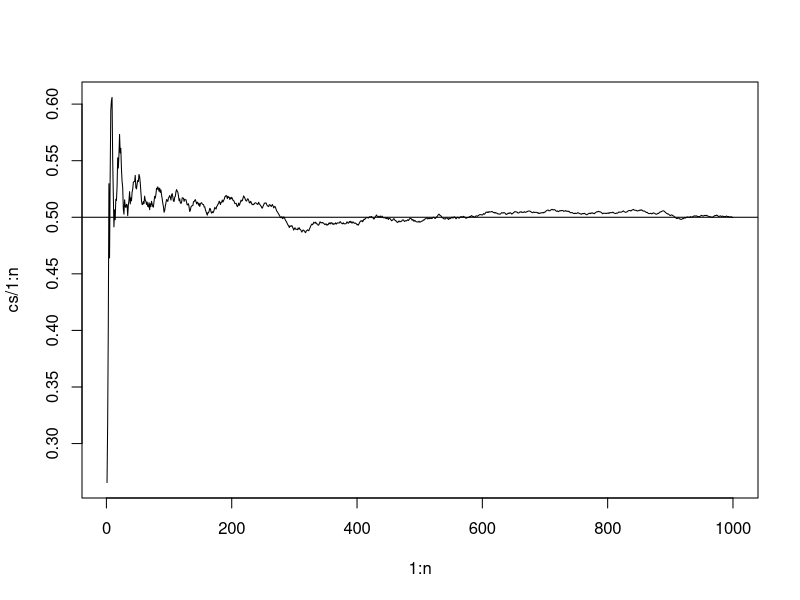

The R script that drew this image:
#Tram Le
#Homework 2: 

        #- - - - - - QUESTION 1 - - - - - #

# Set the seed  in the interval 0-1 to reproduce the same output each time execuse
set.seed(1)
# Generate a random 1000 uniform between 0-1 
n = 1000
x <- runif(n,0,1)
x

# a. mean of x 
mean(x)

# b. variance of x 
var(x)

# c. cummulative sum of x 
cs <- cumsum(x)
cs
 
# d. plot 1:n vs cs/(1:n) as type = "l"
#plot(1:n, type = "l")
#plot(cs/1:n, type = "l")

plot(1:n, cs/1:n, type = "l")

# e. horizontal line at y = .5
abline(h = .5)

        #- - - - - - QUESTION 2 - - - - - #

# E(X) by integrate from 0 to 1 of funtion x*dx
f = function(x) {x}
m <- integrate(f,0,1)
m

# Var(X) by integrate from 0 to 1 of funtion (x-1/2)^2 * dx
g = function(x) {(x-1/2)^2}
v <- integrate(g,0,1)
v

        #- - - - - - QUESTION 3 - - - - - #
n = 1000000
x = runif(n,-1,1)

y = runif(n,-1,1)

  #m = x^2 + y^2 < 1
  # Way 2: could using length() with value of m that == TRUE to find how many points that satisfy x^2 + y^2 <1
  #length(m[m == TRUE])

# a. count if value x^2 + y^2 < 1 
count = 0
for (i in 1:n)
{
  if (x[i]^2 + y[i]^2 < 1)
    count = count + 1
}
# total numbers of satisfies x^2 + y^2 <1
print(count)

# Ratio of total # satisfies and total # of points (n)
ratio = count / n
ratio

# 
Area = 4 * ratio
Area

        #- - - - - - QUESTION 4 - - - - - #

n = 100000; count = 0
x = runif(n,-1,1)

y = runif(n,-1,1)

z = runif(n,-1,1)


for (i in 1: n)
{
  if (x[i]^2 + y[i]^4 + z[i]^6 < 1)
  {
    count = count + 1
  }
    
}
print(count)

Ratio = count / n
Ratio

Volume = 8 * Ratio
Volume

        #- - - - - - QUESTION 5 - - - - - #
n = 10000
count = 0

for (i in 1:n)
{
  # create 2 random uniform between 0,1 then sort the order of values
  x = runif(2, 0, 1)
#  print(x)
  x = sort(x)
  # create vector to put 1 and 0 in each row 
  m = c(0,0,0,1)
  # assign each value in the 1st, 2nd column to the 2nd, 3rd value in vector
  m[2] = x[1]
  m[3] = x[2]
  # sort the  difference between pairs in vector (next - previous)
  m2 = sort(diff(m))
  
  #debug line # print(m2)
  
  #after the sort it becomes 3 segments
  #compare the sum of 1st two segments if it greater the 3rd then count it
  if(m2[1] + m2[2] > m2[3])
  {
    count = count + 1
  }
}
print("The probobity is: ")
print(count/n)


